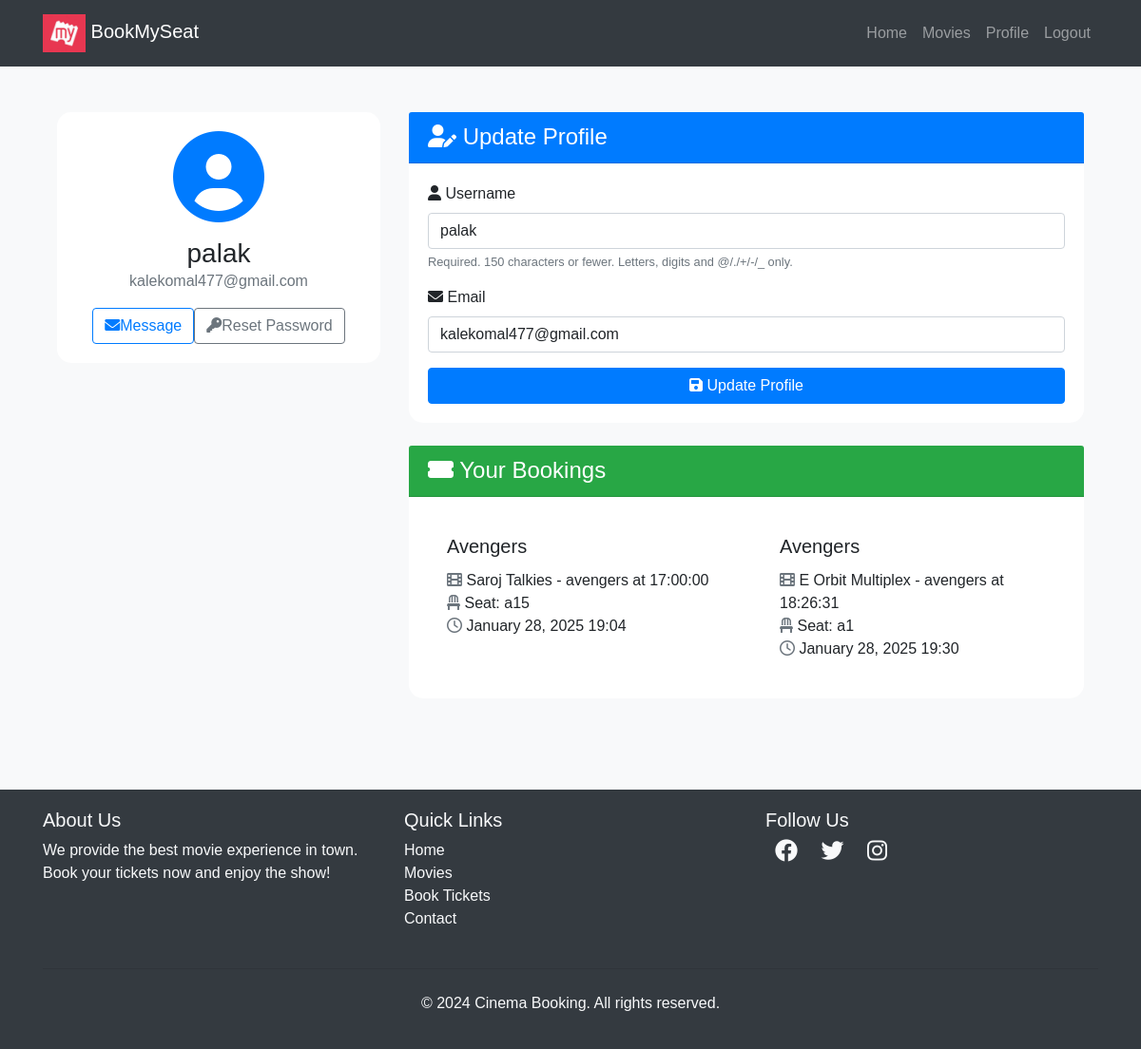
The page /users/profile/ (signed in) on the database its author committed.
### movies/models.py (models this page shows, shortened)
class Booking(models.Model):
    user=models.ForeignKey(User,on_delete=models.CASCADE)
    seat=models.OneToOneField(Seat,on_delete=models.CASCADE)
    movie=models.ForeignKey(Movie,on_delete=models.CASCADE)
    theater=models.ForeignKey(Theater,on_delete=models.CASCADE)
    booked_at=models.DateTimeField(auto_now_add=True)

class Movie(models.Model):
    name= models.CharField(max_length=255)
    image= models.ImageField(upload_to="movies/")
    rating = models.DecimalField(max_digits=3,decimal_places=1)
    cast= models.TextField()
    description= models.TextField(blank=True,null=True) # optional

class Theater(models.Model):
    name = models.CharField(max_length=255)
    movie = models.ForeignKey(Movie, on_delete=models.CASCADE, related_name='theaters')
    time = models.TimeField()
    def __str__(self):
        return f'{self.name} - {self.movie.name} at {self.time}'

class Seat(models.Model):
    theater = models.ForeignKey(Theater,on_delete=models.CASCADE,related_name='seats')
    seat_number = models.CharField(max_length=10)
    is_booked=models.BooleanField(default=False)

### users/views.py (the view)
# urls.py: path('profile/', profile, name='profile'),
@login_required
def profile(request):
    bookings= Booking.objects.filter(user=request.user)
    if request.method == 'POST':
        u_form = UserUpdateForm(request.POST, instance=request.user)
        if u_form.is_valid():
            u_form.save()
            return redirect('profile')
    else:
        u_form = UserUpdateForm(instance=request.user)
    return render(request, 'users/profile.html', {'u_form': u_form,'bookings':bookings})

### users/forms.py
class UserUpdateForm(forms.ModelForm):
    email = forms.EmailField()
    class Meta:
        model = User
        fields = ['username', 'email']

### templates/users/profile.html (shortened to what this page needs)
{% extends "users/basic.html" %} {% block content %}
<div class="container py-5">
  <div class="row">
    <div class="col-lg-4 mb-4">
      <div class="card shadow">
        <div class="card-body text-center">
          <div class="mb-3">
            <i class="fas fa-user-circle fa-6x text-primary"></i>
          </div>
          <h3 class="card-title mb-0">{{ user.username }}</h3>
          <p class="text-muted mb-3">{{ user.email }}</p>
          <div class="d-flex justify-content-center">
            <a href="#" class="btn btn-outline-primary me-2"
              ><i class="fas fa-envelope me-2"></i>Message</a
            >
            <a
              href="{% url 'password_reset' %}"
              class="btn btn-outline-secondary"
              ><i class="fas fa-key me-2"></i>Reset Password</a
            >
          </div>
        </div>
      </div>
    </div>
    <div class="col-lg-8">
      <div class="card shadow mb-4">
        <div class="card-header bg-primary text-white">
          <h4 class="mb-0">
            <i class="fas fa-user-edit me-2"></i> Update Profile
          </h4>
        </div>
        <div class="card-body">
          <form method="POST">
            {% csrf_token %} {% for field in u_form %}
            <div class="mb-3">
              <label for="{{ field.id_for_label }}" class="form-label">
                <i
                  class="fas fa-{% if field.name == 'username' %}user{% elif field.name == 'email' %}envelope{% else %}info-circle{% endif %} me-2"
                ></i>
                {{ field.label }}
              </label>
              {{ field.errors }} {{ field }} {% if field.help_text %}
              <small class="form-text text-muted">{{ field.help_text }}</small>
              {% endif %}
            </div>
            {% endfor %}
            <button class="btn btn-primary w-100" type="submit">
              <i class="fas fa-save me-2"></i> Update Profile
            </button>
          </form>
        </div>
      </div>
      <div class="card shadow">
        <div class="card-header bg-success text-white">
          <h4 class="mb-0">
            <i class="fas fa-ticket-alt me-2"> </i> Your Bookings
          </h4>
        </div>
        <div class="card-body">
          {% if bookings %}
          <div class="row row-cols-1 row-cols-md-2 g-4">
            {% for booking in bookings %}
            <div class="col">
              <div class="card h-100 border-0 shadow-sm">
                <div class="card-body">
                  <h5 class="card-title">{{ booking.movie.name|capfirst }}</h5>
                  <p class="card-text">
                    <i class="fas fa-film me-2 text-muted"> </i>
                    {{booking.theater|capfirst}}<br />
                    <i class="fas fa-chair me-2 text-muted"> </i> Seat:
                    {{booking.seat.seat_number}}<br />
                    <i class="far fa-clock me-2 text-muted"> </i>
                    {{booking.booked_at|date:"F d, Y H:i"}}
                  </p>
                </div>
              </div>
            </div>
            {% endfor %}
          </div>
          {% endif %}
        </div>
      </div>
    </div>
  </div>
</div>
<link
  rel="stylesheet"
  href="https://cdnjs.cloudflare.com/ajax/libs/font-awesome/6.0.0-beta3/css/all.min.css"
/>
{% endblock %}

### templates/users/basic.html (style rules this page uses)
body { font-family: Arial, sans-serif; }

### templates/users/profile.html (style rules this page uses)
body { background-color: #f8f9fa; }
.card { border-radius: 15px; border: none; transition: transform 0.3s ease-in-out; }
.card-header { border-top-left-radius: 15px; border-top-right-radius: 15px; }
form input, form select, form textarea { display: block; width: 100%; padding: 0.375rem 0.75rem; font-size: 1rem; font-weight: 400; line-height: 1.5; color: #212529; background-color: #fff; background-clip: padding-box; border: 1px solid #ced4da; border-radius: 0.25rem; transition: border-color 0.15s ease-in-out, box-shadow 0.15s ease-in-out; }

### rows shown on the page
Booking: movie.name "Avengers", theater "Saroj Talkies - avengers at 17:00:00", seat.seat_number "a15", booked_at "January 28, 2025 19:04"
Booking: movie.name "Avengers", theater "E Orbit Multiplex - avengers at 18:26:31", seat.seat_number "a1", booked_at "January 28, 2025 19:30"

### other values the page prints
{{ user.username }} "palak"
{{ user.email }} "kalekomal477@gmail.com"
{{ field.label }} "Username" "Email"
{{ field.help_text }} "Required. 150 characters or fewer. Letters, digits and @/./+/-/_ only."
